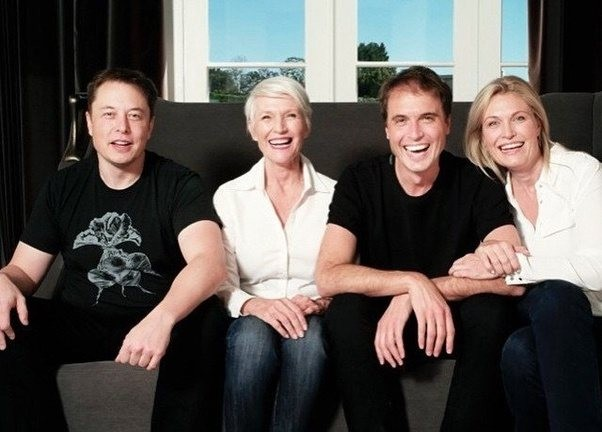
#> input picture elonMusk2.jpeg, 602 x 432 px
$ python detectorDeRostros.py
#> lines starting #> are read from the running program, lines starting #| are printed output that depends on the picture; after the words box and inside, x2 and y2 are one past the last pixel; in counts of white or black regions, pixels touching at a corner belong together
import cv2

def mostrarImagen(imagen):
    cv2.imshow('Output', imagen)
    print("\nMostrando resultado. Pulsa cualquier tecla para encontrar nuevos resultaods.\n")
    cv2.waitKey(0)

def buscarRostro(coordenadasDeRostros):
    contador = 1
    for (x,y,ancho,alto) in coordenadasDeRostros:
        cv2.rectangle(imagen, (x,y), (x+ancho, y+alto), (0,255,0) , 3)
        font = cv2.FONT_HERSHEY_SIMPLEX
        mensaje = "N"+ str(contador)
        cv2.putText(imagen,mensaje,(x+20,y+20), font, 0.75,(0,0,0),1,cv2.LINE_AA)
        contador+=1
        mostrarImagen(imagen)


imagen = cv2.imread("elonMusk2.jpeg")
#> imagen is the input picture: shape (432, 602, 3); mean B, G, R 82.3, 85.8, 91.9
imagenGrises = cv2.cvtColor(imagen,cv2.COLOR_BGR2GRAY)
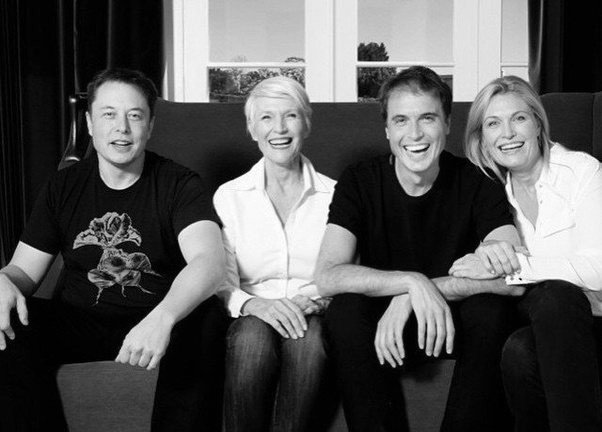
#> imagenGrises: shape (432, 602); min 0, max 255, mean 87.2

cascadaAUtilizar= cv2.CascadeClassifier('haarcascade_frontalface_default.xml')

coordenadasDeRostros = cascadaAUtilizar.detectMultiScale(imagenGrises,scaleFactor=1.3,minNeighbors=4,minSize=(20,20),maxSize=(300,300))
#> coordenadasDeRostros = [[247, 92, 63, 63], [84, 86, 73, 73], [378, 90, 73, 73], [476, 97, 64, 64]]

buscarRostro(coordenadasDeRostros)
#> the loop in buscarRostro, `for (x,y,ancho,alto) in coordenadasDeRostros:` made 4 passes
#| Mostrando resultado. Pulsa cualquier tecla para encontrar nuevos resultaods.
#| Mostrando resultado. Pulsa cualquier tecla para encontrar nuevos resultaods.
#| Mostrando resultado. Pulsa cualquier tecla para encontrar nuevos resultaods.
#| Mostrando resultado. Pulsa cualquier tecla para encontrar nuevos resultaods.
#> pass 1, in mostrarImagen, `cv2.imshow('Output', imagen)`:
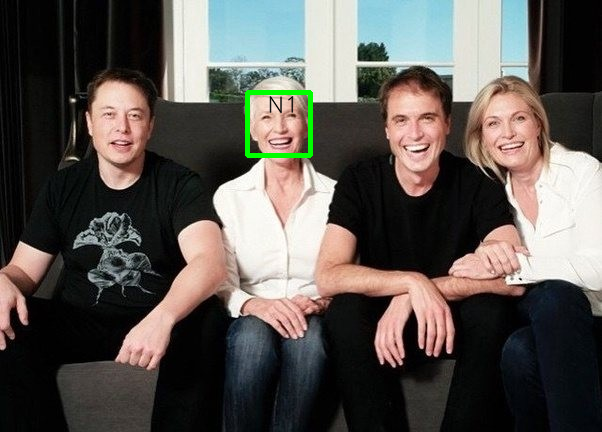
#> window 'Output': shape (432, 602, 3); mean B, G, R 81.7, 86.3, 91.1
#> pass 2, in mostrarImagen (call 2), `cv2.imshow('Output', imagen)`:
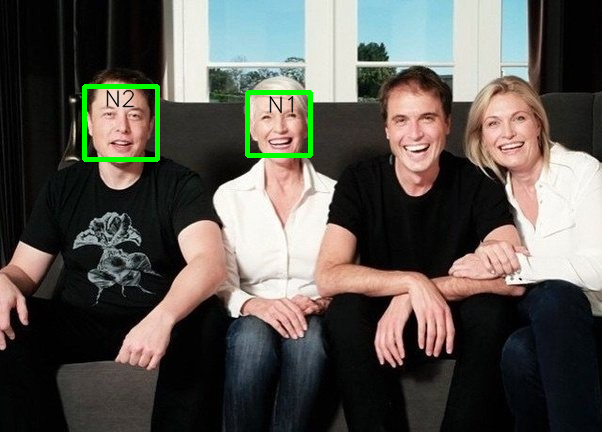
#> window 'Output': shape (432, 602, 3); mean B, G, R 81.3, 87.3, 90.6
#> after the loop in buscarRostro, `for (x,y,ancho,alto) in coordenadasDeRostros:`:
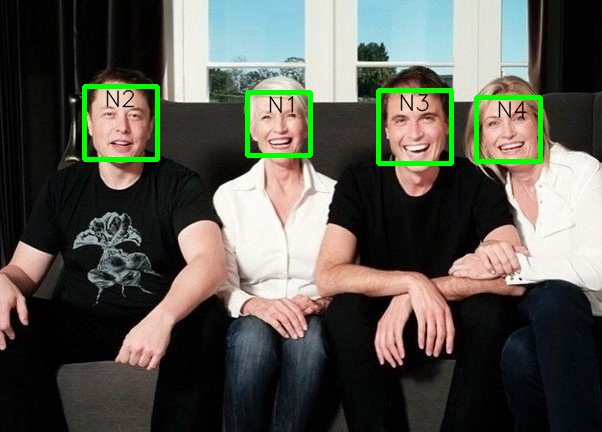
#> imagen: shape (432, 602, 3); 2.45% of pixels changed, all inside (x1, y1, x2, y2) = (82, 84, 543, 166)
#> after the loop in buscarRostro, `for (x,y,ancho,alto) in coordenadasDeRostros:`: contador = 5

cv2.destroyAllWindows()

$ run again, with elonMusk.jpeg copied over elonMusk2.jpeg
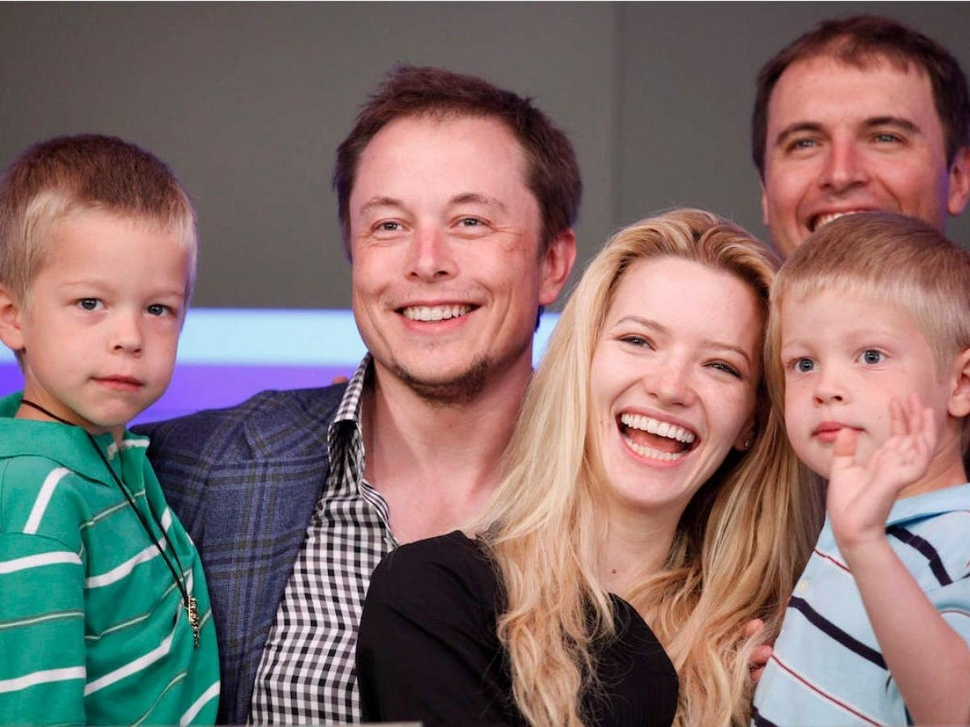
#> input picture elonMusk.jpeg, 970 x 727 px, shrunk from 1200 x 900 before the run
#> imagen is the input picture: shape (727, 970, 3); mean B, G, R 108.2, 110.7, 132.6
#> `imagenGrises = cv2.cvtColor(imagen,cv2.COLOR_BGR2GRAY)`:
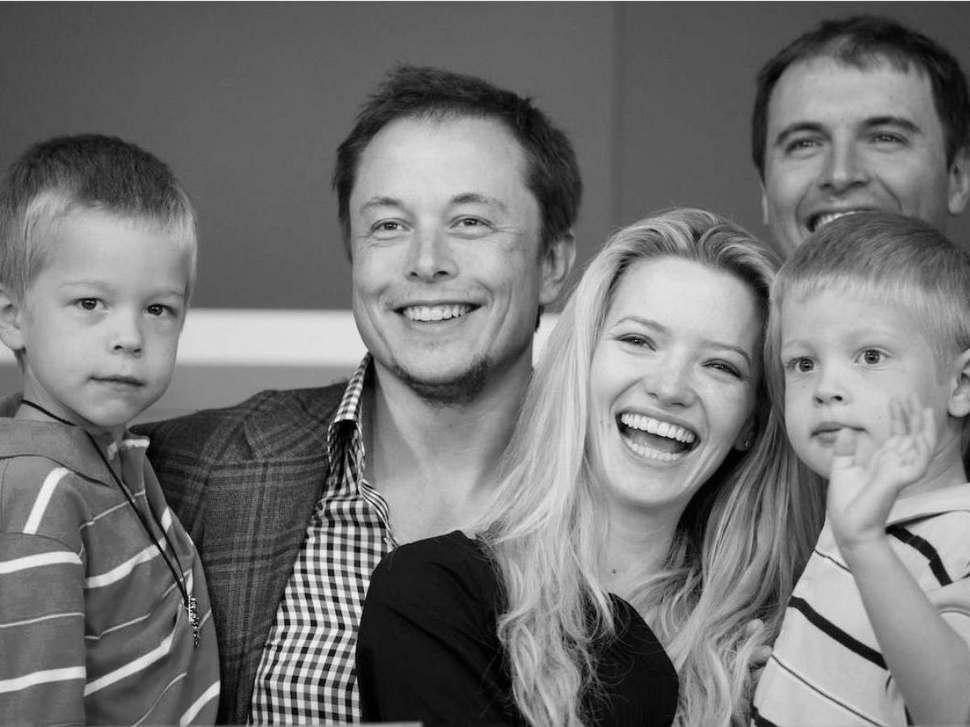
#> imagenGrises: shape (727, 970); min 0, max 249, mean 117
#> coordenadasDeRostros = [[745, 288, 183, 183], [748, 64, 193, 193], [324, 139, 214, 214], [16, 222, 216, 216], [555, 261, 230, 230]]
#> the loop in buscarRostro, `for (x,y,ancho,alto) in coordenadasDeRostros:` made 5 passes
#> (printed output is left out)
#> after the loop in buscarRostro, `for (x,y,ancho,alto) in coordenadasDeRostros:`:
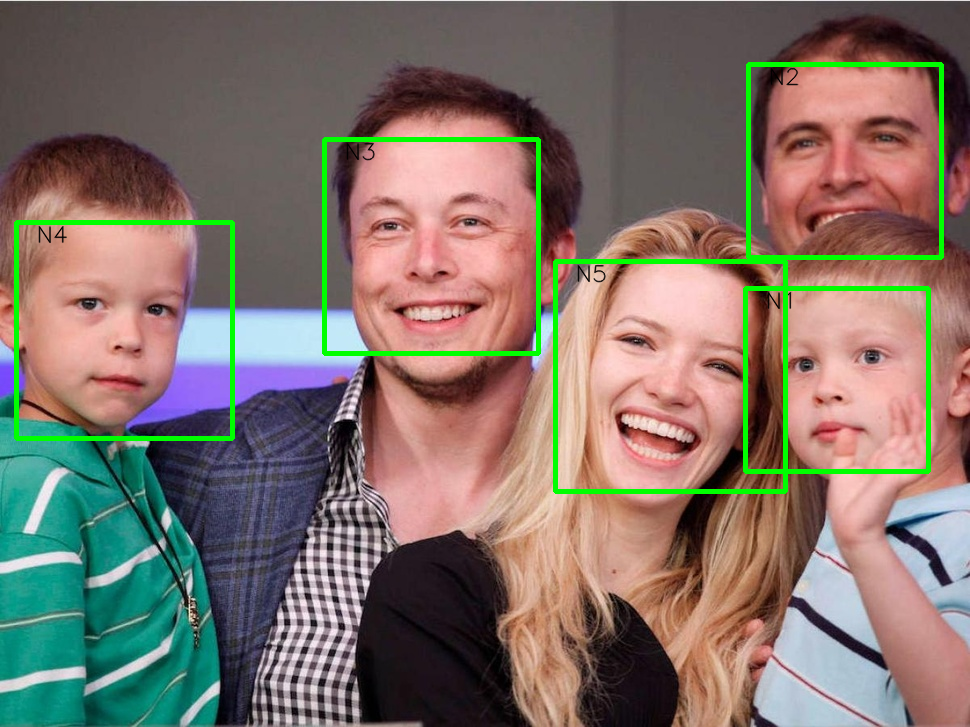
#> imagen: shape (727, 970, 3); 3.09% of pixels changed, all inside (x1, y1, x2, y2) = (14, 62, 944, 494)
#> after the loop in buscarRostro, `for (x,y,ancho,alto) in coordenadasDeRostros:`: contador = 6
